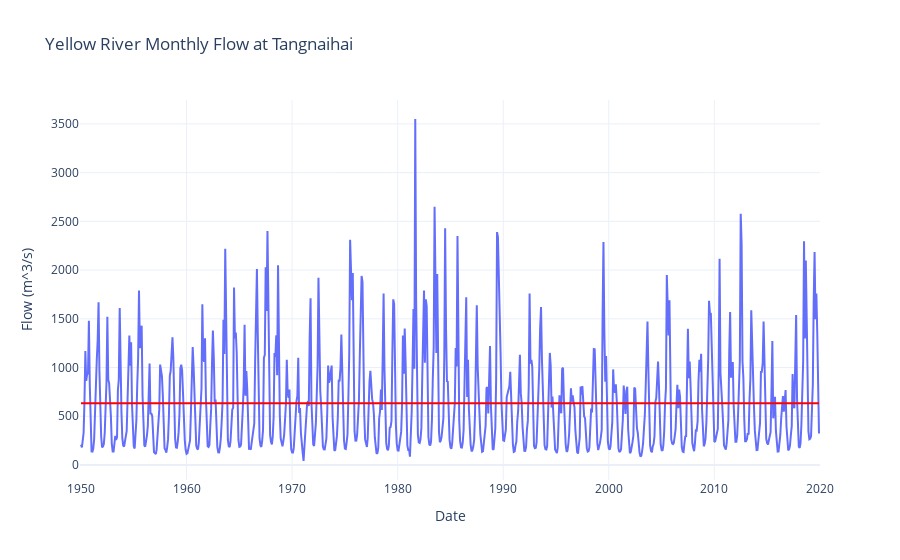
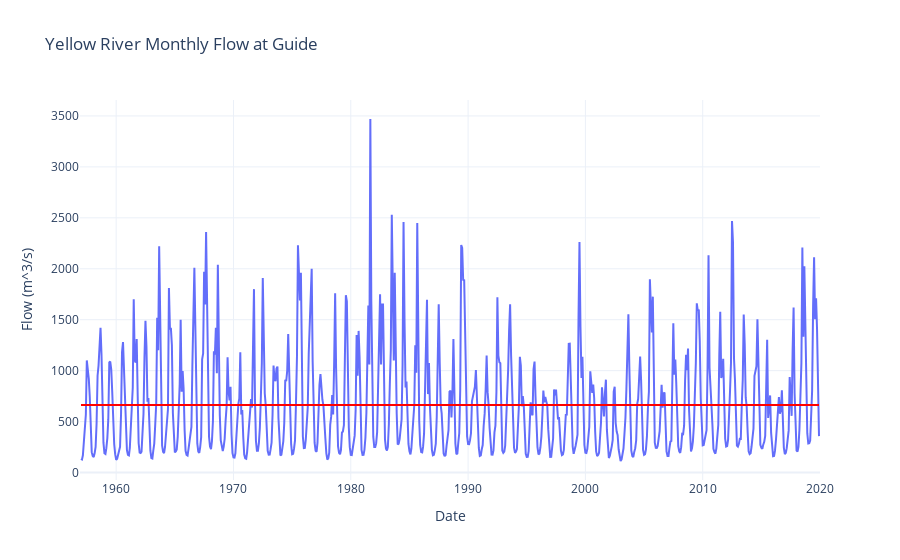
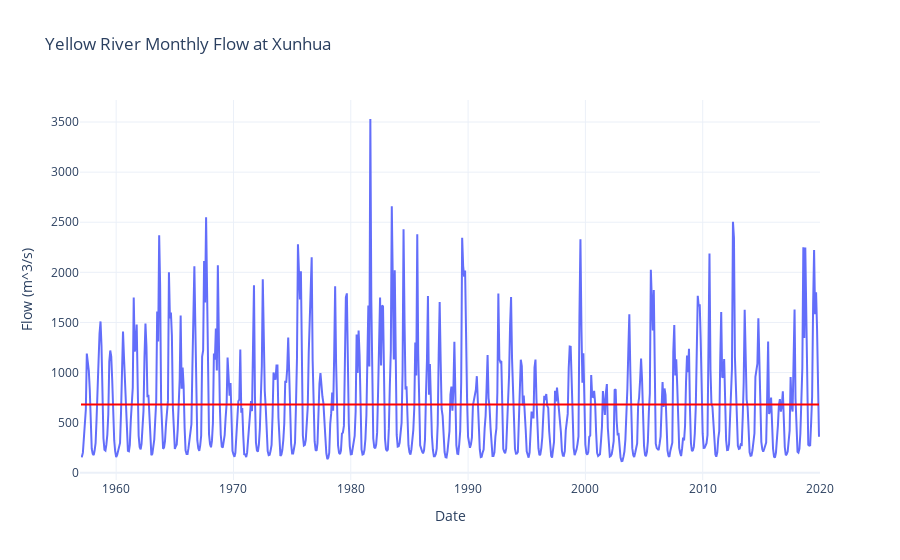

The code cell stored with these charts, in order, in its notebook:
### Code cell
for hydro_station in hydro_stations:
    df = pd.read_csv(f'../data/{hydro_station.lower()}_natural_monthly_flow.csv', parse_dates=['date'], index_col='date')
    # compute the average flow before 2014-12-31
    df_avg_before_2014 = df.loc[:'2014-12-31','flow(m^3/s)'].mean()
    df.info()
    fig = go.Figure()
    fig.add_trace(go.Scatter(x=df.index, y=df['flow(m^3/s)'], mode='lines', name=f'{hydro_station} River'))
    fig.add_shape(
        type="line",
        x0=df.index[0],
        y0=df_avg_before_2014,
        x1=df.index[-1],
        y1=df_avg_before_2014,
        line=dict(color="Red", width=2)
    )
    fig.update_layout(title=f'Yellow River Monthly Flow at {hydro_station}',
                       xaxis_title='Date',
                       yaxis_title='Flow (m^3/s)')
    fig.show()

### Figure 1 — Plotly figure (JSON) as saved in the notebook; plotly's stock layout.template omitted (floating-point values rounded to 4 significant figures; data arrays with more than 128 entries replaced by an {"elided": "..."} marker saying what was removed)
{"data": [{"mode": "lines", "name": "Tangnaihai River", "type": "scatter", "x": {"elided": "840 str values"}, "y": {"elided": "840 float values"}}], "layout": {"shapes": [{"line": {"color": "Red", "width": 2}, "type": "line", "x0": "1950-01-01T00:00:00", "x1": "2019-12-01T00:00:00", "y0": 634.9, "y1": 634.9}], "title": {"text": "Yellow River Monthly Flow at Tangnaihai"}, "xaxis": {"title": {"text": "Date"}}, "yaxis": {"title": {"text": "Flow (m^3/s)"}}}}

### Figure 2 — Plotly figure (JSON) as saved in the notebook; plotly's stock layout.template omitted (floating-point values rounded to 4 significant figures; data arrays with more than 128 entries replaced by an {"elided": "..."} marker saying what was removed)
{"data": [{"mode": "lines", "name": "Guide River", "type": "scatter", "x": {"elided": "756 str values"}, "y": {"elided": "756 float values"}}], "layout": {"shapes": [{"line": {"color": "Red", "width": 2}, "type": "line", "x0": "1957-01-01T00:00:00", "x1": "2019-12-01T00:00:00", "y0": 663.0, "y1": 663.0}], "title": {"text": "Yellow River Monthly Flow at Guide"}, "xaxis": {"title": {"text": "Date"}}, "yaxis": {"title": {"text": "Flow (m^3/s)"}}}}

### Figure 3 — Plotly figure (JSON) as saved in the notebook; plotly's stock layout.template omitted (floating-point values rounded to 4 significant figures; data arrays with more than 128 entries replaced by an {"elided": "..."} marker saying what was removed)
{"data": [{"mode": "lines", "name": "Xunhua River", "type": "scatter", "x": {"elided": "756 str values"}, "y": {"elided": "756 float values"}}], "layout": {"shapes": [{"line": {"color": "Red", "width": 2}, "type": "line", "x0": "1957-01-01T00:00:00", "x1": "2019-12-01T00:00:00", "y0": 681.2, "y1": 681.2}], "title": {"text": "Yellow River Monthly Flow at Xunhua"}, "xaxis": {"title": {"text": "Date"}}, "yaxis": {"title": {"text": "Flow (m^3/s)"}}}}
